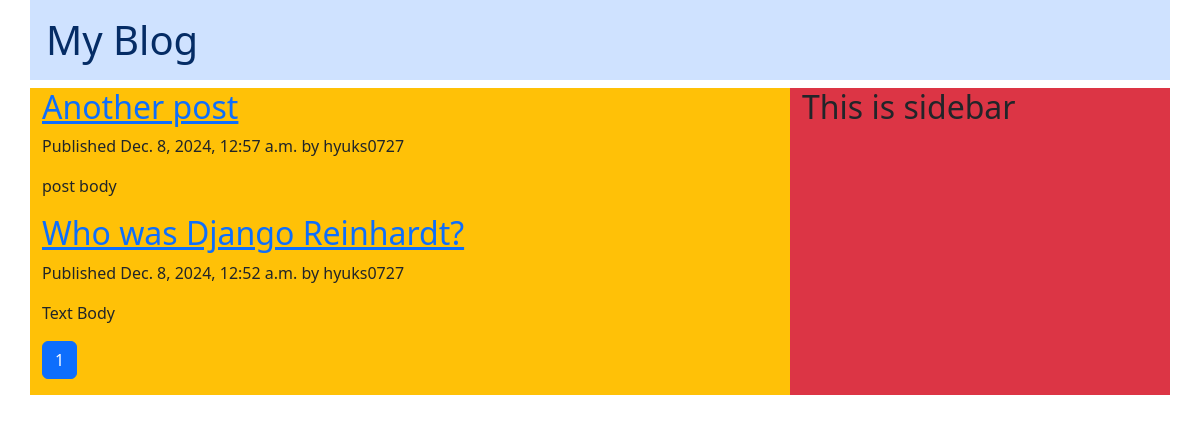
/blog/, run on an earlier commit of the app's database.
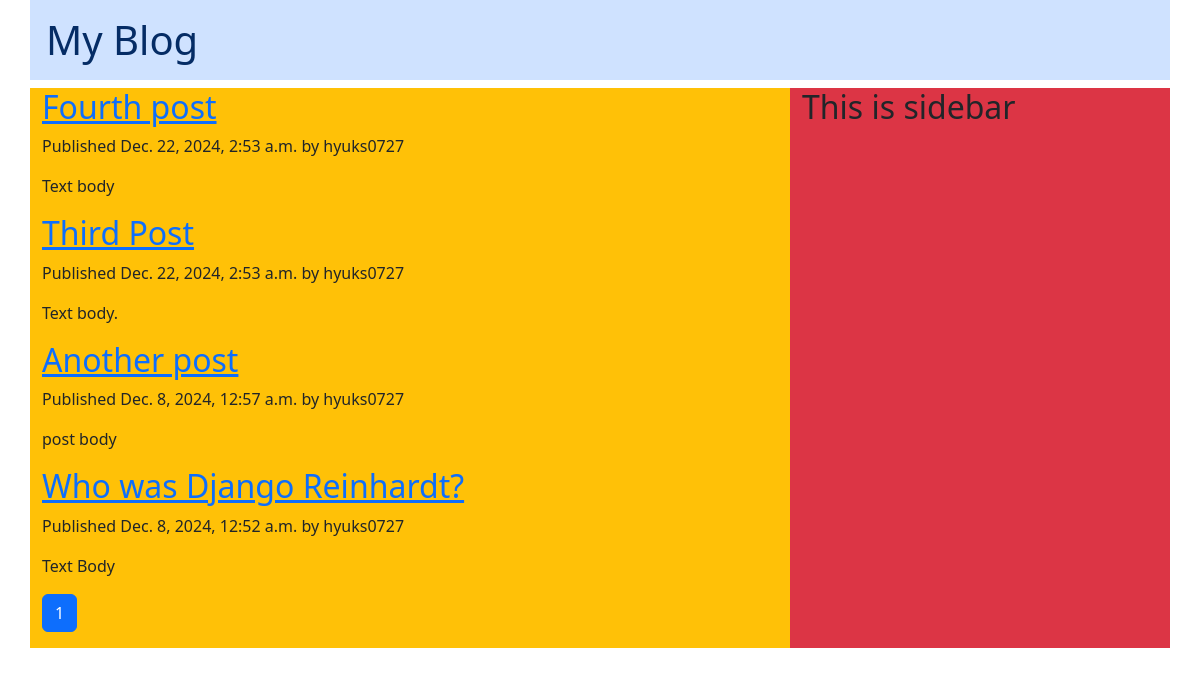
And on a later commit of the database.
### blog/models.py (models this page shows, shortened)
class Post(models.Model):
    class Status(models.TextChoices):
        DRAFT = 'DF', 'Draft'
        PUBLISHED = 'PB', 'Published'
    title = models.CharField(max_length=250)
    slug = models.SlugField(max_length=250,
                            unique_for_date='publish')
    author = models.ForeignKey(User,
                               on_delete=models.CASCADE,
                               related_name='blog_posts')
    body = models.TextField()
    publish = models.DateTimeField(default=timezone.now)
    created = models.DateTimeField(auto_now_add=True)
    updated = models.DateTimeField(auto_now=True)
    status = models.CharField(max_length=2,
                              choices=Status.choices,
                              default=Status.DRAFT)
    objects = models.Manager()
    published = PublishedManager()
    class Meta:
        ordering = ['-publish']
        indexes = [
            models.Index(fields=['-publish']),
        ]
    def get_absolute_url(self):
        return reverse('blog:post_detail',
                       args=[self.publish.year,
                             self.publish.month,
                             self.publish.day,
                             self.slug])

### blog/views.py (the view)
# urls.py: path('', views.PostListView.as_view(), name='post_list'),
class PostListView(ListView):
    queryset = Post.published.all()
    context_object_name = 'posts'
    paginate_by = 4
    template_name = 'blog/post/list.html'

### blog/templates/blog/post/list.html (shortened to what this page needs)
{% extends "blog/base.html" %}
{% block page-title %}
<h1 class="p-3 text-primary-emphasis bg-primary-subtle">My Blog</h1>
{% endblock %}
{% block content %}
    {% for post in posts %}
    <h2>
        <a href="{{ post.get_absolute_url }}">
            {{ post.title }}
        </a>
    </h2>
    <p class="date">
        Published {{ post.publish }} by {{ post.author }}
    </p>
    {{ post.body|truncatewords:30|linebreaks }}
    {% endfor %}
    {% include "pagenation.html" with page=page_obj %}
{% endblock %}
{% block sidebar %}
    <h2>This is sidebar</h2>
{% endblock %}

### blog/templates/blog/base.html (shortened to what this page needs)
{% load static %}
<!DOCTYPE html>
<html>
<head>
    <link href="https://cdn.jsdelivr.net/npm/bootstrap@5.3.3/dist/css/bootstrap.min.css" rel="stylesheet">
</head>
<body>
    <div class="container">
    <div id="page-title"    class="row">
        {% block page-title %}
        {% endblock %}
    </div>
    <div class="row">
    <div id="content" class="col-8 bg-warning">
        {% block content %}
        {% endblock %}
    </div>
    <div id=""sidebar" class="col-4 bg-danger">
        {% block sidebar %}
        {% endblock %}
    </div>
    </div>
    </div>
</body>
</html>

### blog/templates/pagenation.html (shortened to what this page needs)
<nav aria-label="Page navigation">
    <ul class="pagination">
        {% with start_page=page.number|add:-5 %}
        {% with end_page=page.number|add:5 %}
        {% for num in page.paginator.page_range %}
            {% if num >= start_page and num <= end_page %}
            <li class="page-item{% if num == page.number %} active{% endif %}">
                <a class="page-link" href="?page={{ num }}">{{ num }}</a>
            </li>
            {% endif %}
        {% endfor %}
        {% endwith %}
        {% endwith %}
    </ul>
</nav>

What changed in the data, as far as the page shows it:
added Post: title "Fourth post", publish "Dec. 22, 2024, 2:53 a.m.", author "hyuks0727", body "Text body"
added Post: title "Third Post", publish "Dec. 22, 2024, 2:53 a.m.", author "hyuks0727", body "Text body."
